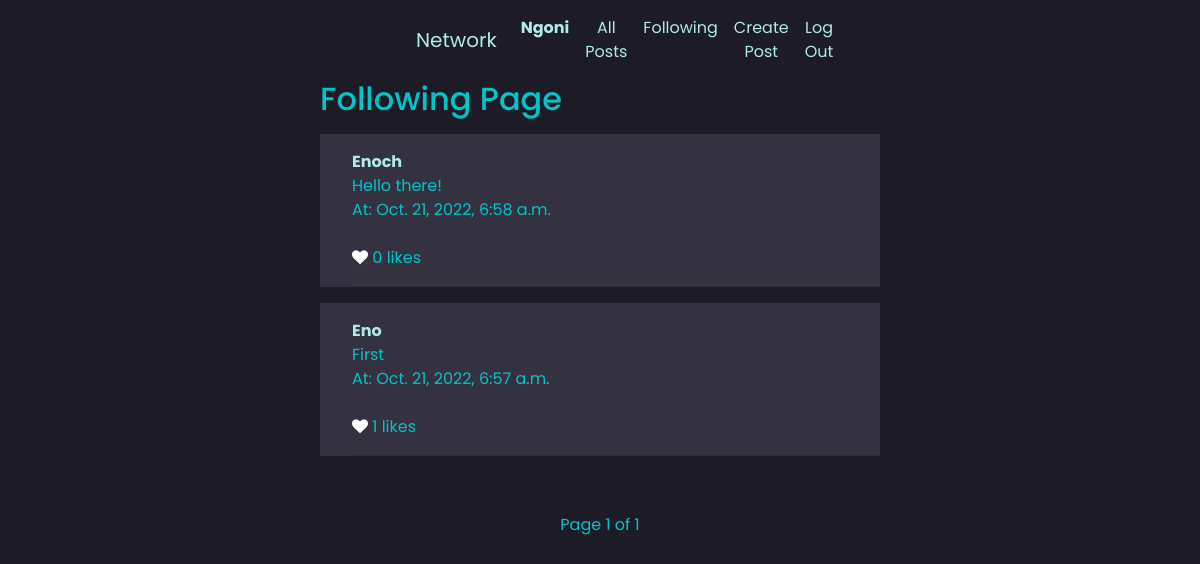
Page /following (signed in) on the earlier database version.
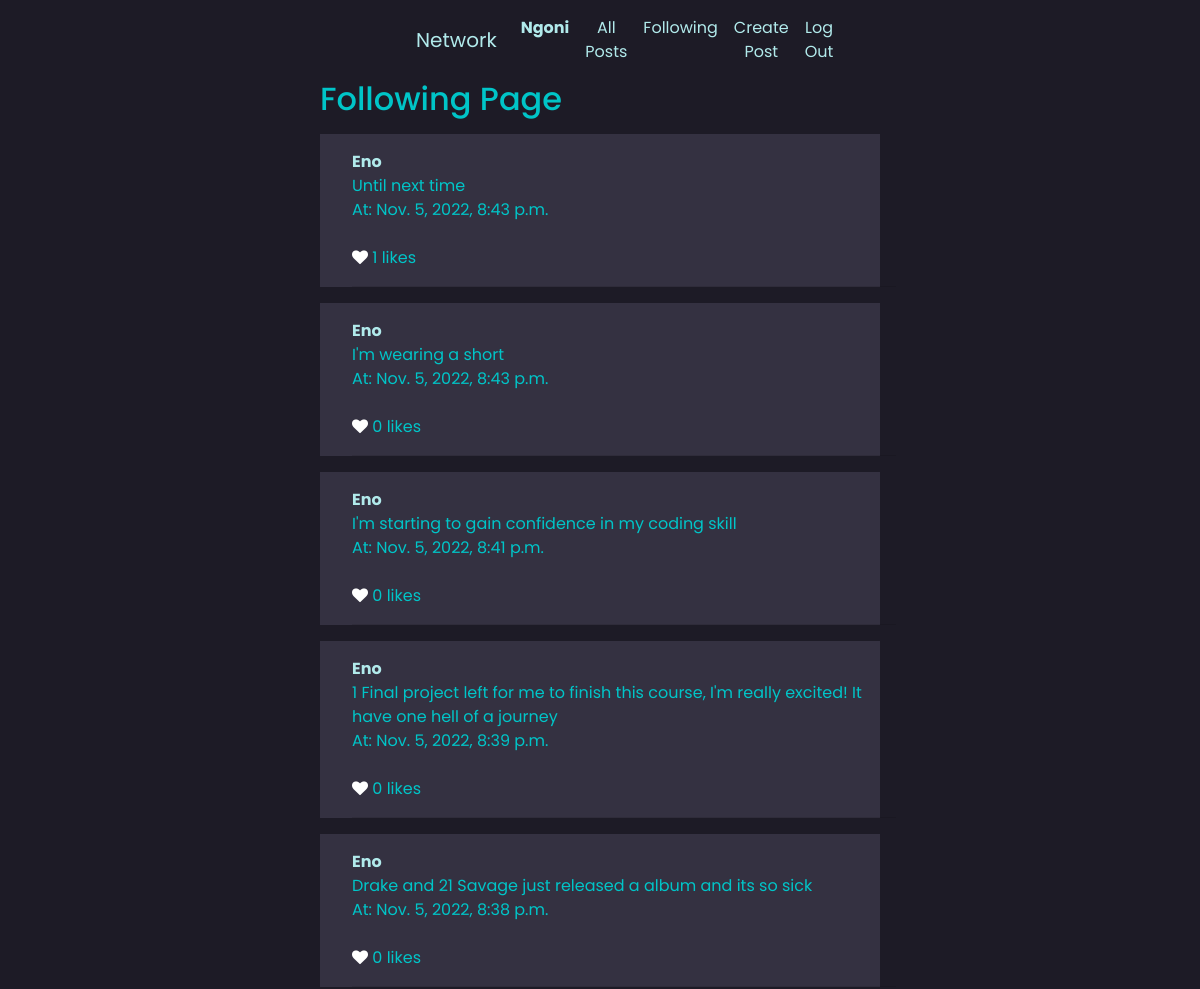
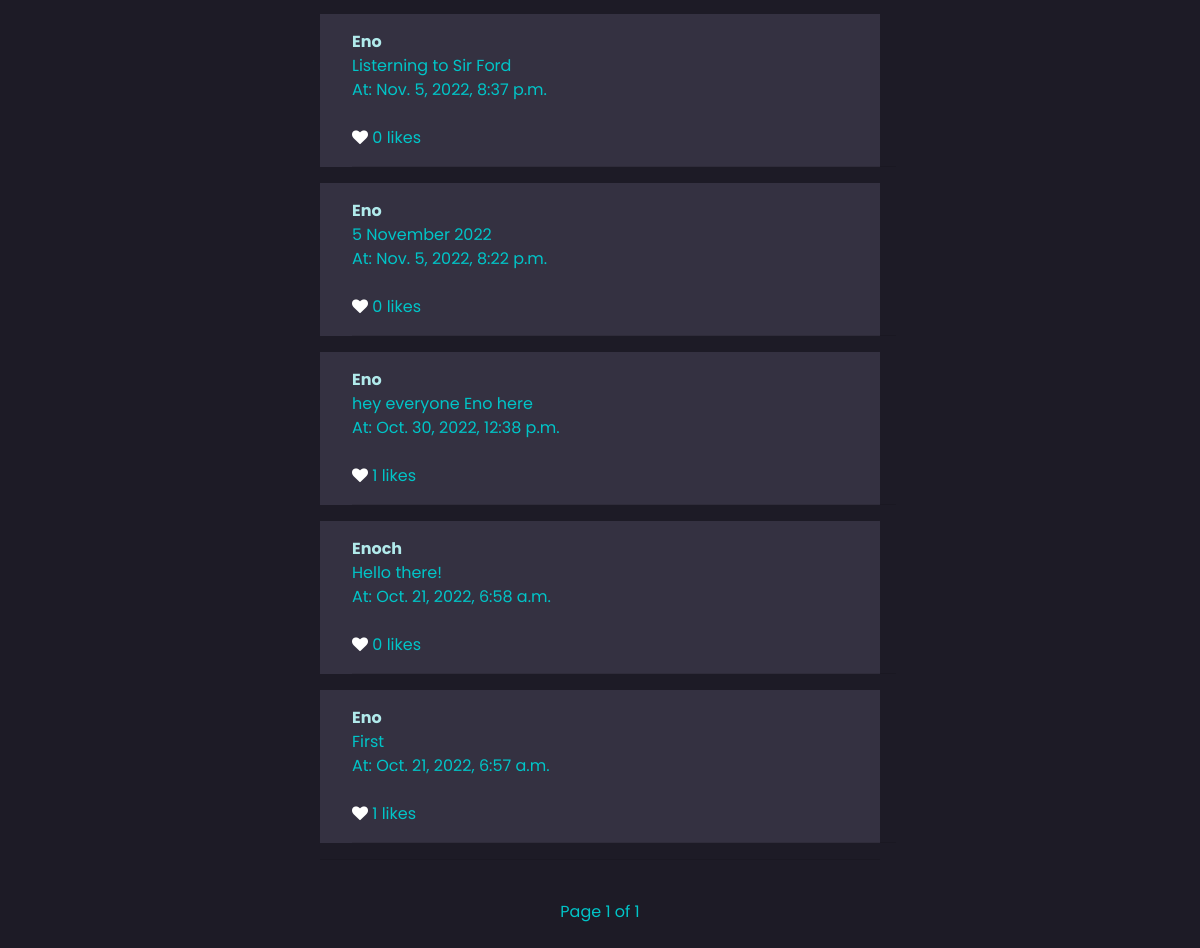
Same page on the later database version (2 pictures, top to bottom).
### network/models.py (models this page shows, shortened)
class User(AbstractUser):
    pass

class Post(models.Model):
    body = models.TextField()
    author = models.ForeignKey("User", on_delete=models.CASCADE, related_name="posts")
    date = models.DateTimeField(auto_now_add = True)
    likes = models.ManyToManyField("User", related_name="post_likes")
    def total_likes(self):
        return self.likes.count()

### network/views.py (the view)
# urls.py: path("following", views.following, name="following"),
def following(request):
    profile_user = User.objects.get(username=request.user)
    currently_following = profile_user.following.all()
    posts = []
    for user in currently_following:
        posts += (user.following.posts.all())
        posts.sort(key=lambda post: post.date, reverse=True)
    paginator = Paginator(posts, 10)
    page = request.GET.get('page')
    post = paginator.get_page(page)
    return render(request, "network/following_page.html", {
        "post": post
    })

### network/templates/network/following_page.html (shortened to what this page needs)
{% extends "network/layout.html" %}
{% block body %}
<h2>Following Page</h2>
{% for post in post %}
<div class="post_item index_post" value="{{post.id}}">
    <div class="container">
    <strong><a href="{% url 'profile' post.author %}">{{post.author}}</a></strong>
    <div class="post-body">
       <div class="original">{{ post.body }}</div>
       <div class="time">At: {{ post.date }}</div>
    </div>
    <br>
    <div class="like-post">
        <form>
            {% if request.user in post.likes.all %}
            <i class="fa fa-heart like-btn" id="{{post.id}}" style="color:red"></i>
            {% else %}
            <i class="fa fa-heart like-btn" id="{{post.id}}" style="color:white"></i>
            {% endif %}
            <span class="likes-count">{{ post.total_likes }}</span> likes
        </form>
    </div>
    <hr>
    </div>
</div>
    {% endfor %}
    <center>
        <hr><br>
        Page {{ post.number }} of {{ post.paginator.num_pages }}
        <br>
        <br>
    </center>
{% endblock %}

### network/templates/network/layout.html (shortened to what this page needs)
{% load static %}
<!DOCTYPE html>
<html lang="en">
    <head>
        <link rel="stylesheet" href="https://stackpath.bootstrapcdn.com/bootstrap/4.4.1/css/bootstrap.min.css">
        <link href="{% static 'network/styles.css' %}" rel="stylesheet">
        <link rel="stylesheet" href="https://cdnjs.cloudflare.com/ajax/libs/font-awesome/4.7.0/css/font-awesome.min.css">
    </head>
    <body>
        <center>
            <nav class="navbar navbar-expand-lg">
                <a class="navbar-brand" href="#">Network</a>
                <div>
                <ul class="navbar-nav">
                    {% if user.is_authenticated %}
                        <li class="nav-item">
                            <a class="nav-link" href="#"><strong>{{ user.username }}</strong></a>
                        </li>
                    {% endif %}
                    <li class="nav-item">
                    <a class="nav-link" href="{% url 'index' %}">All Posts</a>
                    </li>
                    {% if user.is_authenticated %}
                        <li class="nav-item">
                            <a class="nav-link" href="{% url 'following' %}">Following</a>
                        </li>
                        <li class="nav-item">
                            <a class="nav-link" href="{% url 'create_post' %}">Create Post</a>
                        </li>
                        <li class="nav-item logout">
                            <a class="nav-link" href="{% url 'logout' %}">Log Out</a>
                        </li>
                    {% endif %}
                </ul>
                </div>
            </nav>
        </center>
        <div class="body">
            {% block body %}
            {% endblock %}
        </div>
    </body>
</html>

### network/static/network/styles.css (style rules this page uses)
body { background-color: #1D1B26; font-family: "Poppins"; }
body a { text-decoration: none; color: #b1eaeb; }
nav { margin: 0 25em 0 25em; }
.body { margin: 0 20em 0 20em; color: #00C5C8; font-family: "Poppins"; }
.body .post_item { background-color: #343141; }
.body .post_item .container { margin: 1rem; padding: 1rem 0 0 1rem; }

Differences in the rows shown:
added Post: author "Eno", body "Until next time", date "Nov. 5, 2022, 8:43 p.m.", total_likes "1"
added Post: author "Eno", body "I'm wearing a short", date "Nov. 5, 2022, 8:43 p.m.", total_likes "0"
added Post: author "Eno", body "I'm starting to gain confidence in my coding skill", date "Nov. 5, 2022, 8:41 p.m.", total_likes "0"
added Post: author "Eno", body "1 Final project left for me to finish this course, I'm really excited! It have one hell of a journey", date "Nov. 5, 2022, 8:39 p.m.", total_likes "0"
added Post: author "Eno", body "Drake and 21 Savage just released a album and its so sick", date "Nov. 5, 2022, 8:38 p.m.", total_likes "0"
added Post: author "Eno", body "Listerning to Sir Ford", date "Nov. 5, 2022, 8:37 p.m.", total_likes "0"
added Post: author "Eno", body "5 November 2022", date "Nov. 5, 2022, 8:22 p.m.", total_likes "0"
added Post: author "Eno", body "hey everyone Eno here", date "Oct. 30, 2022, 12:38 p.m.", total_likes "1"
